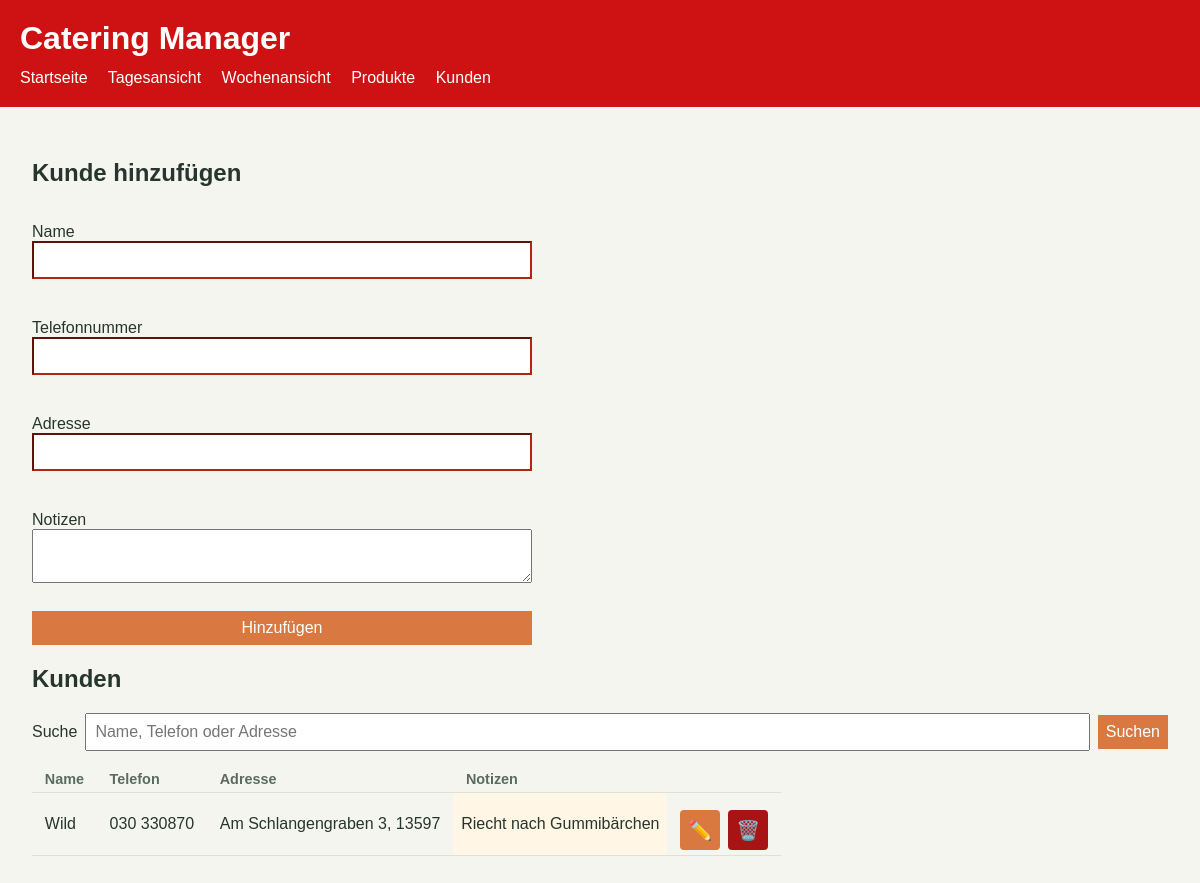
Screenshot of /kunden with the database file from the repository.
### tables this page shows
CREATE TABLE customers (
  id INTEGER PRIMARY KEY,
  name TEXT NOT NULL COLLATE NOCASE,
  phone TEXT NOT NULL,
  address TEXT NOT NULL DEFAULT '', notes TEXT NOT NULL DEFAULT '',
  UNIQUE (name, phone)
);

### app.py (the view)
@app.route("/kunden")
def kunden():
    search_term = request.args.get("q", "").strip()
    return render_template(
        "kunden.html",
        customers=get_customers(search_term),
        search_term=search_term,
        hinweis=request.args.get("hinweis"),
        fehler=request.args.get("fehler"),
    )

### app.py (called while the page is built)
def connect_db():
    connection = sqlite3.connect(DB_PATH)
    connection.row_factory = sqlite3.Row
    connection.execute("PRAGMA foreign_keys = ON")
    return connection

def get_customers(search_term=""):
    connection = connect_db()
    if search_term:
        muster = f"%{search_term}%"
        customers = connection.execute(
            """
            SELECT id, name, phone, address, notes
            FROM customers
            WHERE name LIKE ? OR phone LIKE ? OR address LIKE ? OR notes LIKE ?
            ORDER BY name
            """,
            (muster, muster, muster, muster),
        ).fetchall()
    else:
        customers = connection.execute(
            "SELECT id, name, phone, address, notes FROM customers ORDER BY name"
        ).fetchall()
    connection.close()
    return customers

### templates/kunden.html (shortened to what this page needs)
<!doctype html>
<html lang="de">
  <head>
    <link rel="stylesheet" href="/style.css">
  </head>
  <body>
    <header>
      <h1>Catering Manager</h1>
      <nav>
        <a href="/">Startseite</a>
        <a href="/tagesansicht">Tagesansicht</a>
        <a href="/wochenansicht">Wochenansicht</a>
        <a href="/produkte">Produkte</a>
        <a href="/kunden">Kunden</a>
      </nav>
    </header>
    <main>
      <h2>Kunde hinzufügen</h2>
      <form method="post" action="/kunden/hinzufuegen">
        <p>
          <label for="name">Name</label><br>
          <input type="text" id="name" name="name" required>
        </p>
        <p>
          <label for="phone">Telefonnummer</label><br>
          <input type="tel" id="phone" name="phone" required>
        </p>
        <p>
          <label for="address">Adresse</label><br>
          <input type="text" id="address" name="address" required>
        </p>
        <p>
          <label for="notes">Notizen</label><br>
          <textarea id="notes" name="notes" rows="2"></textarea>
        </p>
        <button type="submit">Hinzufügen</button>
      </form>
      <h2>Kunden</h2>
      <form method="get" action="/kunden" class="kategorie-filter">
        <label for="q">Suche</label>
        <input id="q" name="q" type="search" value="{{ search_term }}"
               placeholder="Name, Telefon oder Adresse">
        <button type="submit">Suchen</button>
      </form>
      {% if customers %}
        <table>
          <thead>
            <tr>
              <th>Name</th>
              <th>Telefon</th>
              <th>Adresse</th>
              <th>Notizen</th>
              <th></th>
            </tr>
          </thead>
          <tbody>
            {% for customer in customers %}
              <tr>
                <td>{{ customer['name'] }}</td>
                <td>{{ customer['phone'] }}</td>
                <td>{{ customer['address'] }}</td>
                <td class="notiz">{{ customer['notes'] }}</td>
                <td>
                  <div class="button-gruppe">
                    <a class="bearbeitenbutton"
                       href="{{ url_for('kunde_bearbeiten', customer_id=customer['id']) }}"
                       title="Kunde bearbeiten">✏️</a>
                    <form method="post"
                          action="{{ url_for('kunde_loeschen', customer_id=customer['id']) }}"
                          onsubmit="return confirm('Diesen Kunden wirklich löschen?');">
                      <button type="submit" class="loeschbutton"
                              title="Kunde löschen">🗑️</button>
                    </form>
                  </div>
                </td>
              </tr>
            {% endfor %}
          </tbody>
        </table>
      {% elif search_term %}
        <p>Keine Kunden zu „{{ search_term }}“ gefunden.</p>
      {% else %}
        <p>Es sind noch keine Kunden gespeichert.</p>
      {% endif %}
    </main>
  </body>
</html>

### rows the page displays
customers: name "Wild", phone "030 330870", address "Am Schlangengraben 3, 13597", notes "Riecht nach Gummibärchen"
